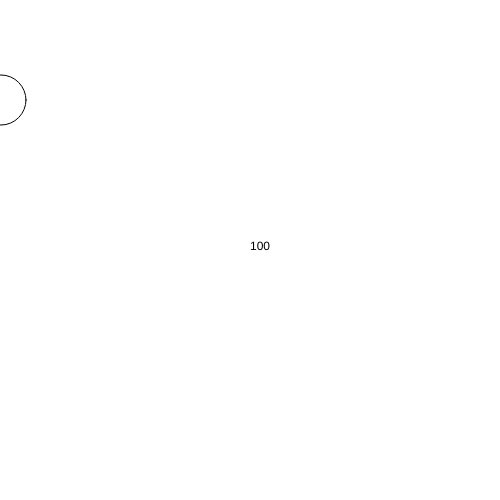
Frame 1 (no input)
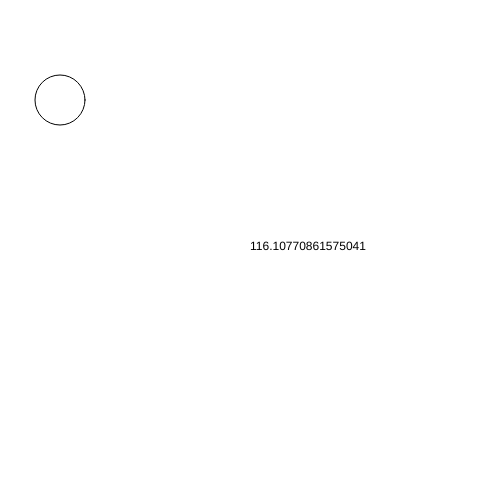
Frame 60 (no input)
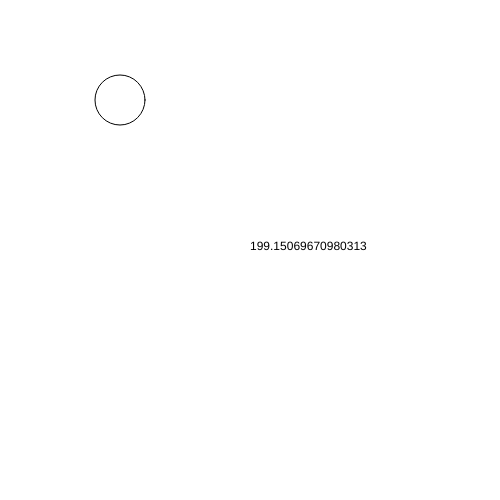
Frame 120 (the mouse pressed at the canvas centre since frame 60)

The p5.js sketch that drew these frames (run headless with seeded random() and noise() and a simulated clock; from frame 60 on, the mouse is pressed at the canvas centre):

// p5.js sketch
// ── sketch.js

let x = 0;
let y = 100;
let velocidad = 1;
let condicionDeReboteIzq;
let condicionDeReboteDer;
let distancia;
let diametro = 50;
let colorDeFondo  = 255;
let dentroDeLaElipse;

/**
 *  En este ejemplo vemos rebote de la elipse en ambos lados.
 */
function setup() {
  createCanvas(500, 500);

}

function draw() {
  background(colorDeFondo);

  condicionDeReboteDer = x >= width; 
  condicionDeReboteIzq = x < 0; 
  distancia = dist(x,y , mouseX , mouseY);

  if (condicionDeReboteIzq || condicionDeReboteDer ){
    velocidad = velocidad * -1;
    colorDeFondo = random(0, 255);
  }

  dentroDeLaElipse = distancia <= diametro/2 ; 
  // TRUE : Si el mouse esta dentro de la ellipse
  // FALSE : Si estoy fuera

  if(!dentroDeLaElipse){
    x += velocidad;
  }

  text( distancia, width/2,height/2);

  ellipse(x, y ,50);


}
